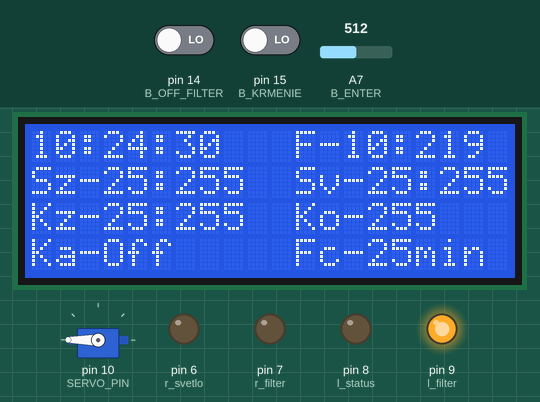
Simulated run of this sketch. Board: Arduino Nano, built with avr-gcc and run on an emulated ATmega328P. On the bench: 20×4 character LCD, servo, output pins drawn as LEDs (lit = HIGH). Wiring (inferred from the names in the program): DS1307 clock at I2C address 0x68. Dashed ring = blinking. The test bench sets the inputs (shaded band); at power-on: A7 (B_ENTER) = 512, pin 14 (B_OFF_FILTER) LOW, pin 15 (B_KRMENIE) LOW. The local clock reads 2024-03-15 10:24:30 at power-on unless the sketch sets it; EEPROM starts erased; pins used as bus, display or sensor lines are not drawn; what the sketch prints to the serial monitor is not drawn.

Above: at 1.2 s.
1.3 s: A7 (B_ENTER) set to 106
6.0 s: A7 (B_ENTER) set to 95
At 7.13 s:
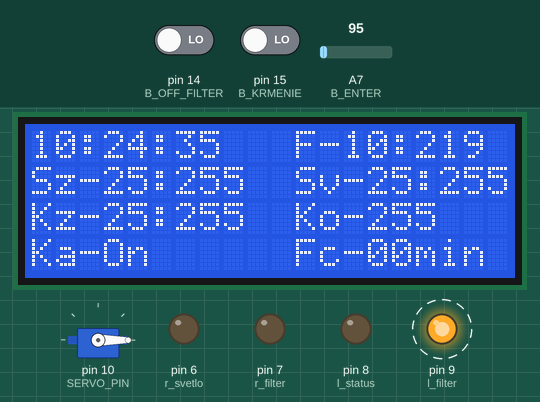
8.3 s: pin 14 (B_OFF_FILTER) driven HIGH
At 8.94 s:
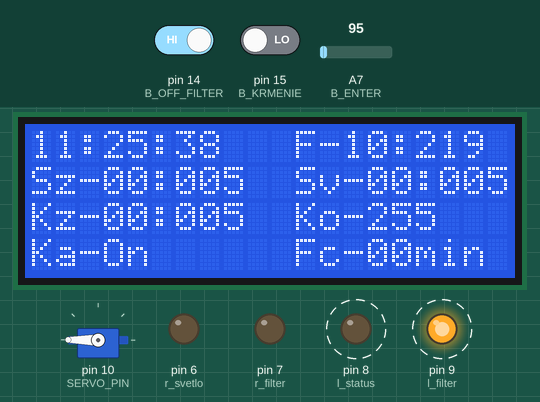
10.9 s: pin 15 (B_KRMENIE) driven HIGH
At 11.97 s:
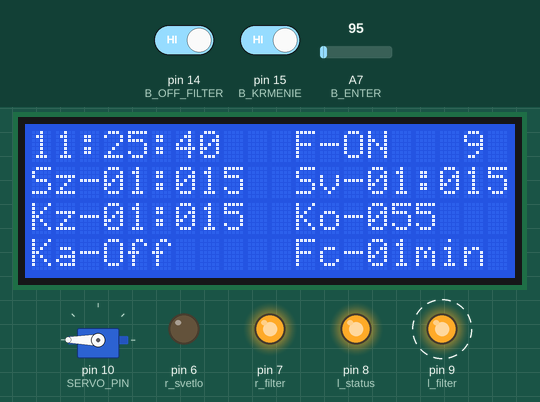
13.5 s: pin 14 (B_OFF_FILTER) driven LOW
At 14.18 s:
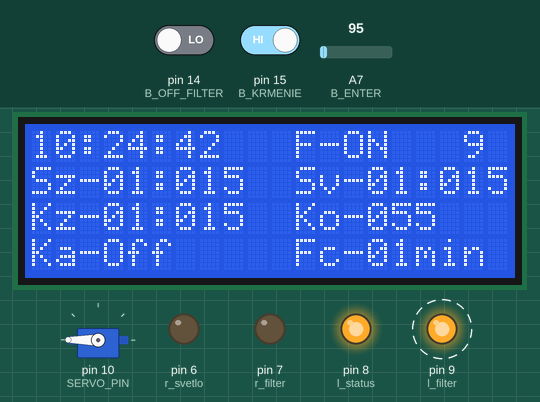
15.7 s: pin 15 (B_KRMENIE) driven LOW
At 16.58 s:
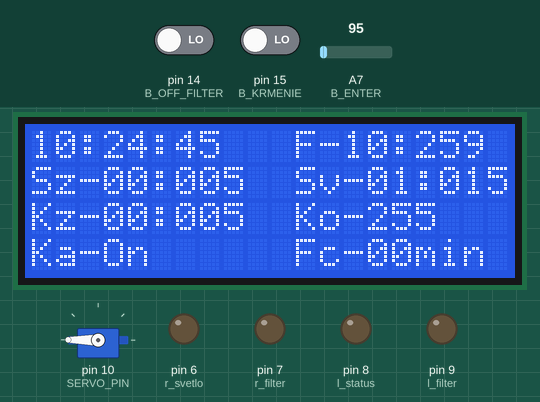
Timing chart, 0 to 26.9 s (numbered marks = the images above; inputs shaded):
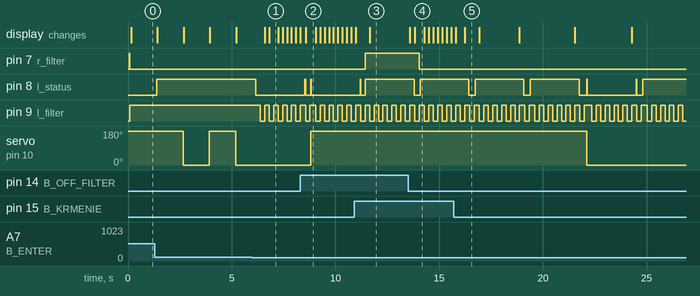

Measured:
- the behaviour switches between 100 and 99 on A7 (B_ENTER) (found by bisection; images 0 and 1)
- after the input at 6.0 s, pin 8 (l_status): HIGH → LOW after 0.16 s; pin 9 (l_filter): alternates HIGH for 0.21 s and LOW for 0.21 s, starting after 0.38 s; servo on pin 10 (SERVO_PIN): stays 0° (without the input it goes to 180° after 0.45 s)
- after the input at 10.9 s, pin 7 (r_filter): LOW → HIGH after 0.54 s
- after the input at 13.5 s, pin 7 (r_filter): HIGH → LOW after 0.53 s; the display: first differs from a run without the input after 0.33 s (image 4)
- what the display in image 1 shows lasts 0.4 s, from 6.8 s to 7.2 s
- what the display in image 2 shows lasts 0.4 s, from 8.6 s to 9.0 s
- what the display in image 5 shows lasts 0.7 s, from 16.2 s to 16.9 s

The sketch:

Akvarium.ino
```cpp
#include <Wire.h>
#include <LiquidCrystal.h>
#include <EEPROM.h>
#include <Servo.h>
#include "RTC.h" // DS1307
#include "variable.h"
#include "system.h"

//--------------------------------------

void setup() {
  // initial UART
  Serial.begin(9600);
  Serial.println(F("Start"));

  // initial I2C
  Wire.begin();

  // time_date set_time_ = {10, 01, 00, 1, 8, 7, 18};
  // setTime(set_time_);

  time_actuall = readTime();
  printTime(time_actuall);

  // Initial LCD
  lcd.begin(20, 4);

  //read data EEPROM
  read_data_eeprom();

  //initial I/O
  pinMode(r_svetlo, OUTPUT);
  pinMode(r_filter, OUTPUT);
  pinMode(l_status, OUTPUT);
  pinMode(l_filter, OUTPUT);
  pinMode(LCD_svetlo, OUTPUT);
  pinMode(B_OFF_FILTER, INPUT);
  pinMode(B_KRMENIE, INPUT);
  //pinMode(B_ENTER, INPUT);

  digitalWrite(r_filter, HIGH);
  svetlo_control();
  LCD_svetlo_off();

  digitalWrite(l_status, LOW);
  digitalWrite(l_filter, LOW);

  pinMode(SERVO_PIN, OUTPUT);
  servo1.attach(SERVO_PIN);
  servo1.write(servo_position);

}

void loop() {

  filter_on();
  filter_off();
  svetlo_control();
  LCD_svetlo_off();

  if (refresh_time == refresh_cycle)
    krmenie_control();

  change_config();

  // refresh time
  if (refresh_time == refresh_cycle) {
    time_actuall = readTime();
    refresh_time = 0;

    // ochrana proti zblbnutiu RTC
    if (time_actuall.sec > 59) {
      time_actuall.sec = 59;
      setTime(time_actuall);
    }
  }
  refresh_time++;

  print_time_LCD(time_actuall);
  delay(button_delay);
}
```

RTC.cpp
```cpp
#include "RTC.h"

//------------------------------------------------------------------------------

/**
 *
 * @info Nastavi cas na RTC
 * @param time - struktura naplnena casom pre zapis
 * @return void
 */
time_date setTimeUart() {
    bool read_tmp = true;
    time_date tmp = {0, 0, 0, 0, 0, 0, 0};
    int a[13] = {0};

    int i = 0;
    while (read_tmp) {

        if (Serial.available() > 0) {
            a[i] = Serial.read() - 48;
            i++;
            Serial.println(a[i]);
            Serial.println(i);
        }
        if (i == 13)
            read_tmp = false;
    }
    tmp.hour = a[0];
    tmp.min = a[2];
    tmp.sec = a[4];
    Serial.print(tmp.hour);
    Serial.print(":");
    Serial.print(tmp.min);
    Serial.print(":");
    Serial.println(tmp.sec);
}


//------------------------------------------------------------------------------

/**
 *
 * @info Nastavi cas na RTC
 * @param time - struktura naplnena casom pre zapis
 * @return void
 */
void setTime(time_date times) {
    Wire.begin();
    Wire.beginTransmission(DS1307);
    Wire.write(byte(0));
    Wire.write(decToBcd(times.sec));
    Wire.write(decToBcd(times.min));
    Wire.write(decToBcd(times.hour));
    Wire.write(decToBcd(times.week_day));
    Wire.write(decToBcd(times.month_day));
    Wire.write(decToBcd(times.month));
    Wire.write(decToBcd(times.year));
    Wire.write(byte(0));
    Wire.endTransmission();
}

//------------------------------------------------------------------------------

/**
 *
 * @info Vycita cas z RTC
 * @param
 * @return void
 */
time_date readTime() {
    Wire.begin();
    time_date times = {0, 0, 0, 0, 0, 0, 0};
    Wire.beginTransmission(DS1307);
    Wire.write(byte(0));
    Wire.endTransmission();
    Wire.requestFrom(DS1307, 7);
    times.sec = bcdToDec(Wire.read());
    times.min = bcdToDec(Wire.read());
    times.hour = bcdToDec(Wire.read());
    times.week_day = bcdToDec(Wire.read());
    times.month_day = bcdToDec(Wire.read());
    times.month = bcdToDec(Wire.read());
    times.year = bcdToDec(Wire.read());
    return times;
}


//------------------------------------------------------------------------------

/**
 *
 * @info Vypise cas na konzolu
 * @param none
 * @return void
 */
void printTime(time_date times) {
    Serial.print("Date & time: ");
    Serial.print(times.month_day);
    Serial.print(" ");
    Serial.print(times.month_day);
    Serial.print(".");
    Serial.print(times.month);
    Serial.print(".");
    Serial.print(times.year);
    Serial.print(" ");
    Serial.print(times.hour);
    Serial.print(":");
    Serial.print(times.min);
    Serial.print(":");
    Serial.print(times.sec);
    Serial.println();
}
//------------------------------------------------------------------------------

/**
 *
 * @info Dec to Bcd
 * @param hodnota
 * @return byte
 */
byte decToBcd(byte val) {
    return ((val / 10 * 16) + (val % 10));
}

//------------------------------------------------------------------------------

/**
 *
 * @info Bcd to Dec
 * @param hodnota
 * @return byte
 */
byte bcdToDec(byte val) {
    return ((val / 16 * 10) + (val % 16));
}
```

RTC.h
```cpp
#ifndef __RTC_H
#define __RTC_H

#include <Arduino.h>
#include <Wire.h>

// struktura pre cas z RTC
struct time_date {
    uint8_t hour;       // hodiny
    uint8_t min;        // minuty
    uint8_t sec;        // sekundy

    uint8_t week_day;   // den v tyzdni
    uint8_t month_day;  // den v mesiaci
    uint8_t month;      // mesiac
    uint8_t year;       // rok

    uint8_t E_hour;     // adresa ulozenia v EEPROM
    uint8_t E_min;      // adresa ulozenia v EEPROM
};

const int DS1307 = 0x68; // Address of DS1307 see data sheets
// const char* days[] ={"Sunday", "Monday", "Tuesday", "Wednesday", "Thursday", "Friday", "Saturday"};
// const char* months[] ={"January", "February", "March", "April", "May", "June", "July", "August", "September", "October", "November", "December"};

byte decToBcd(byte val);
byte bcdToDec(byte val);
void setTime(time_date);
time_date setTimeUart();
time_date readTime();
void printTime(time_date);

#endif
```

system.h
```cpp
#ifndef __SYSTEM_H
#define __SYSTEM_H

#include <Arduino.h>
#include <Wire.h>
#include <LiquidCrystal.h>
#include <EEPROM.h>
#include "RTC.h"
#include "variable.h"

void LCD_svetlo_on();
void LCD_svetlo_off();

void filter_on();
void filter_off();
void filter_off_basic();

void filter_off_time(time_date tmp);

void svetlo_control();

void print_time_LCD(time_date tmp);

void change_config();
bool change_config_update_time_hour(time_date *tmp);
bool change_config_update_time_min(time_date *tmp);
bool change_config_update_value(uint8_t *tmp);
bool change_config_update_bool(uint8_t *tmp);

void status_led();

void write_data_eeprom();
void read_data_eeprom();

bool button_read(uint8_t ID);

bool krmenie_control();
bool servo_control();

#endif
```

variable.cpp
```cpp
#include "variable.h"

//--------------------------------------
// Definicia konstant

LiquidCrystal lcd(12, 11, 5, 4, 3, 2);                        // LCD display

time_date odklad_filter = {0, 0, 0, 0, 0, 0, 0};                // premenna pre ulozenie dalsieho startu filtra
time_date end_LCD_svetlo = { 0, 0, 0, 0, 0, 0, 0};              // cas ukoncenia podsvietenia LCD


time_date start_svetlo =  {10, 0, 0, 0, 0, 0, 0, 0, 1};          // cas zaciatku svetla
time_date end_svetlo =    {20, 0, 0, 0, 0, 0, 0, 2, 3};            // cas ukoncenia svetla
time_date krmenie =       { 0, 0, 0, 0, 0, 0, 0, 4, 5};                 // zaciatok krmenia
time_date posun_filter =  {0, 15, 0, 0, 0, 0, 0, 6, 7};                // posun o 15min


uint8_t krmenie_otacky = 0;                    // pocet otacok krmidla
uint8_t krmenie_otacky_status = 0;
uint8_t krmenie_status = false;

#define refresh_cycle 5                                         // konstanta poctu opakovania pre refresh casu z RTC
#define button_delay 200                                        // konstatna pre cakanie na znova stlacenie tlacidla

Servo servo1;

//--------------------------------------
// definicia premennych
time_date time_actuall;
uint8_t refresh_time = 0;
bool krmenie_flag = false;
uint8_t servo_position = 180;
uint8_t servo_position_cycle = 0;
```

variable.h
```cpp
#ifndef __VARIABLE_H
#define __VARIABLE_H

#include <Arduino.h>
#include <Wire.h>
#include <LiquidCrystal.h>
#include <EEPROM.h>
#include "RTC.h"
#include <Servo.h>

/*
   Arduino Leonardo
  A0 – D18
  A1 – D19
  A2 – D20
  A3 – D21
  A4 – D22
  A5 – D23
  A6 – D4
  A7 – D6
  A8 – D8
  A9 – D9
  A10 – D10
  A11 – D12

   Arduino UNO
  Pin 14 = Analog in 0
  Pin 15 = Analog in 1
  Pin 16 = Analog in 2
  Pin 17 = Analog in 3
  Pin 18 = Analog in 4
  Pin 19 = Analog in 5
*/

//---------------------------------------
// Definitia konstant pre I/O
#define r_svetlo 6      // vystup pre rele svetla  A4
#define r_filter 7      // vystup pre rele filtra  A5

#define B_OFF_FILTER  14        // tlacidlo pre prve oneskorenie
#define B_KRMENIE     15
#define B_ENTER       A7        // tlacidlo pre zmenu stavu svetla

#define SERVO_PIN     10

#define l_status 8      // led status operacie
#define l_filter 9      // led status vypnuteho filtra

#define LCD_svetlo 13   // pin pre podsvietenie LCD displeja

#define E_krmenie_otacky 10
#define E_krmenie_status 11

//--------------------------------------
// Definicia konstant

extern LiquidCrystal lcd;                        // LCD display
extern time_date odklad_filter;                       // premenna pre ulozenie dalsieho startu filtra
extern time_date start_svetlo;          // cas zaciatku svetla
extern time_date end_svetlo;            // cas ukoncenia svetla
extern time_date end_LCD_svetlo;               // cas ukoncenia podsvietenia LCD
extern time_date posun_filter;             // posun o 15min
extern time_date krmenie;                 // zaciatok krmenia
extern uint8_t krmenie_otacky;                    // pocet otacok krmidla
extern uint8_t krmenie_otacky_status;
extern uint8_t krmenie_status;

#define refresh_cycle 5                                         // konstanta poctu opakovania pre refresh casu z RTC
#define button_delay 200                                        // konstatna pre cakanie na znova stlacenie tlacidla
#define LCD_DELAY     30

extern Servo servo1;

//--------------------------------------
// definicia premennych
extern time_date time_actuall;
extern uint8_t refresh_time;
extern bool krmenie_flag;
extern uint8_t servo_position;
extern uint8_t servo_position_cycle;

#endif
```

Source omitted: system.cpp (13846 bytes)
